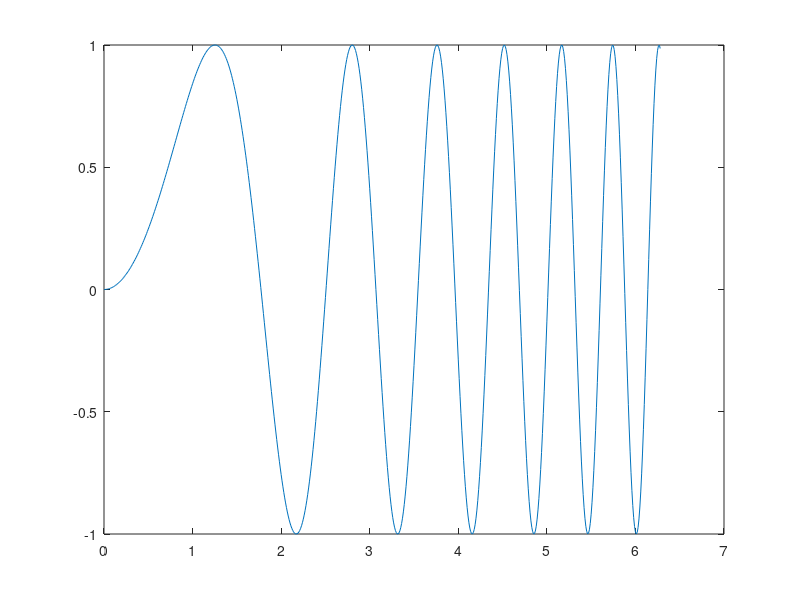

Recreate this plot in MATLAB.
% Assignment1.m
%
% A sample matlab script (or m-file) that 
% plots a funciton 
%
%
x = 0:.01:2.0*pi;
y = sin(x.^2);
plot(x,y);